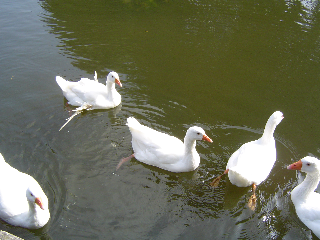
#> input picture examples/im1.png, 320 x 240 px
$ python dense_hsal.py im1.png im2.png out.png
#> lines starting #> are read from the running program, lines starting #| are printed output that depends on the picture
#!/usr/bin/python

"""
Adapted from the original C++ example: densecrf/examples/dense_inference.cpp
http://www.philkr.net/home/densecrf Version 2.2
"""

import numpy as np
import cv2
import pydensecrf.densecrf as dcrf
from skimage.segmentation import relabel_sequential
import sys

def sigmoid(x):
    return 1 / (1 + np.exp(-x))

if len(sys.argv) != 4:
    print("Usage: python {} IMAGE ANNO OUTPUT".format(sys.argv[0]))
    print("")
    print("IMAGE and ANNO are inputs and OUTPUT is where the result should be written.")
    sys.exit(1)

EPSILON = 1e-8

img = cv2.imread(sys.argv[1], 1)
#> img is the input picture: shape (240, 320, 3); mean B, G, R 88.3, 109.6, 106.9
annos = cv2.imread(sys.argv[2], 0)
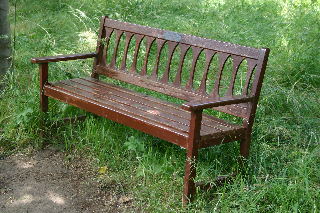
#> input picture examples/im2.png, 320 x 213 px
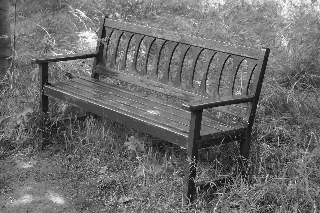
#> annos: shape (213, 320); min 0, max 255, mean 109.1
labels = relabel_sequential(cv2.imread(sys.argv[2], 0))[0].flatten()
output = sys.argv[3]

M = 2  # salient or not
tau = 1.05
# Setup the CRF model
#> (the run stopped early here; a loop or call above may not have finished)
